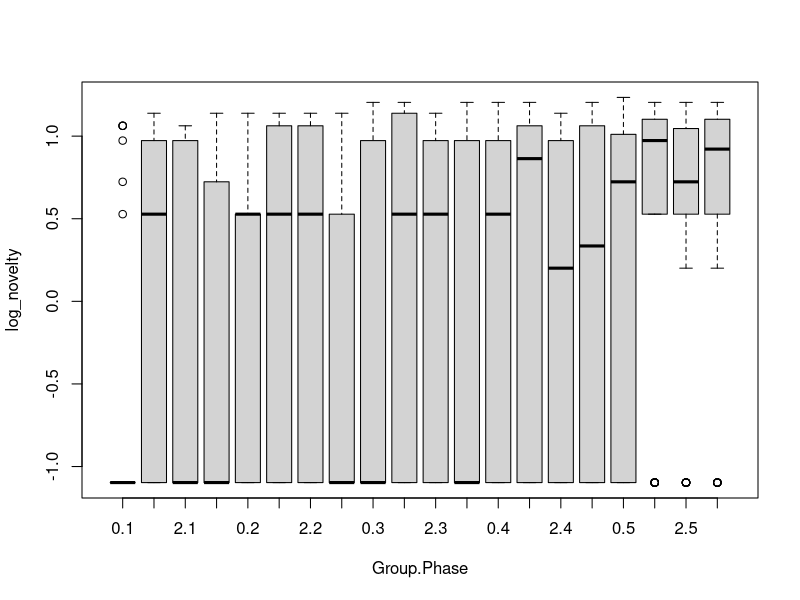
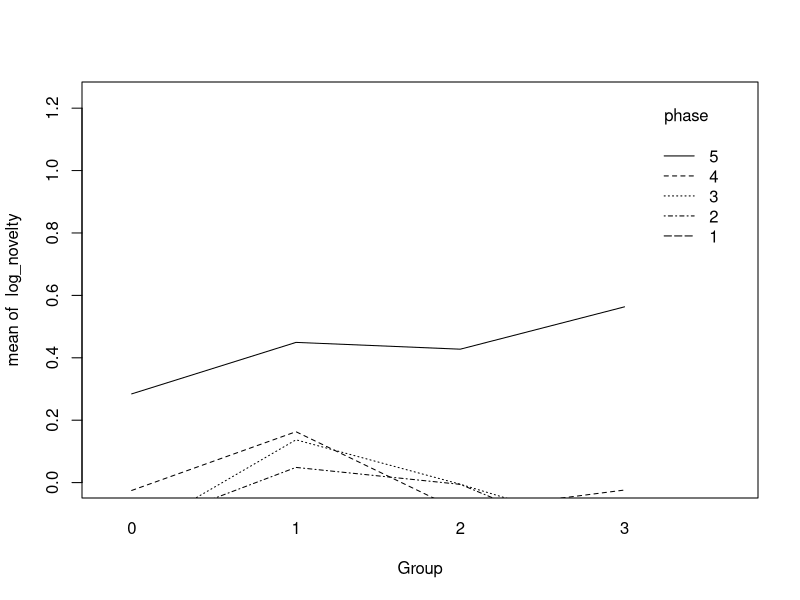
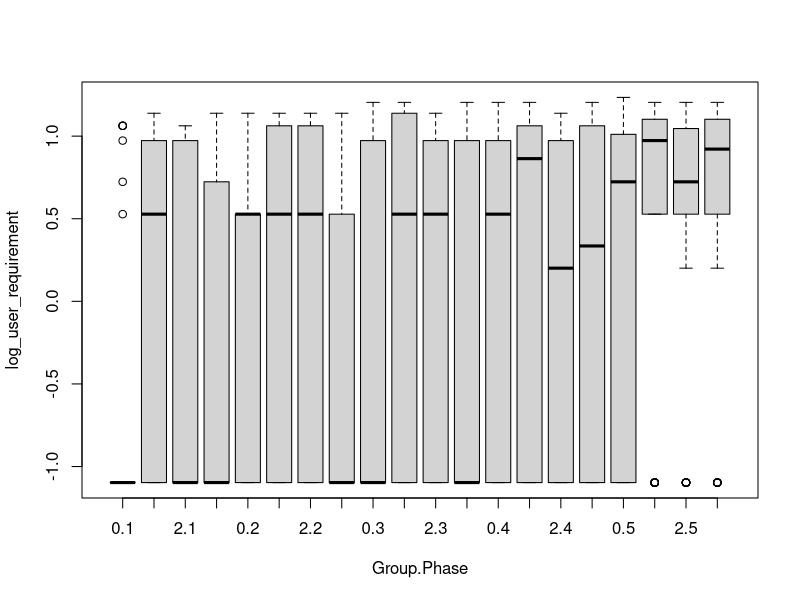
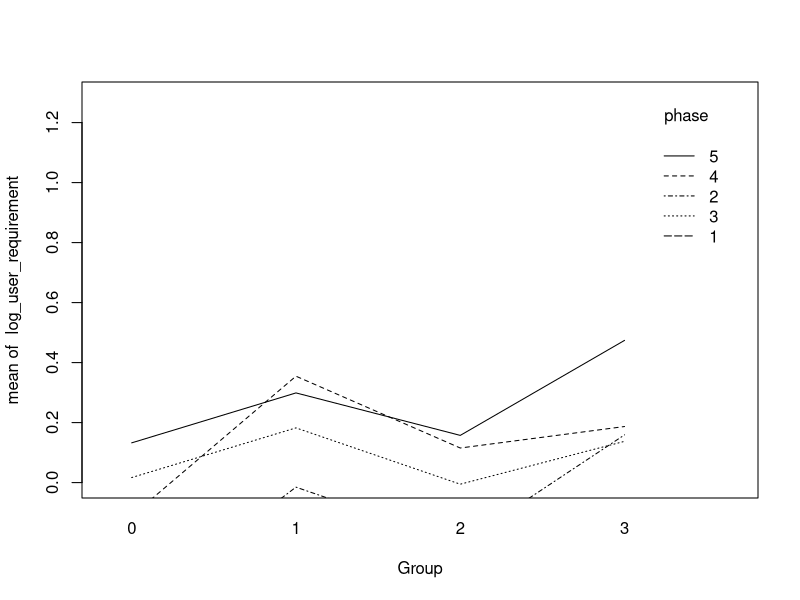
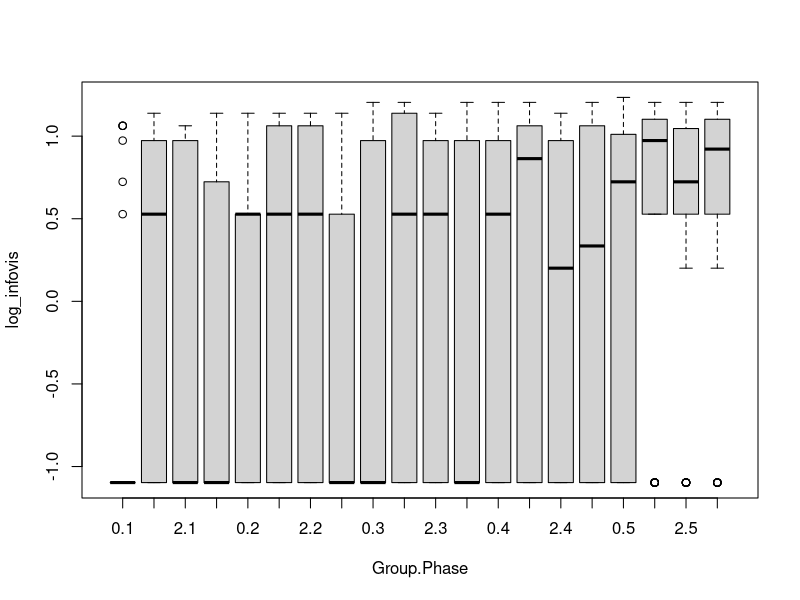
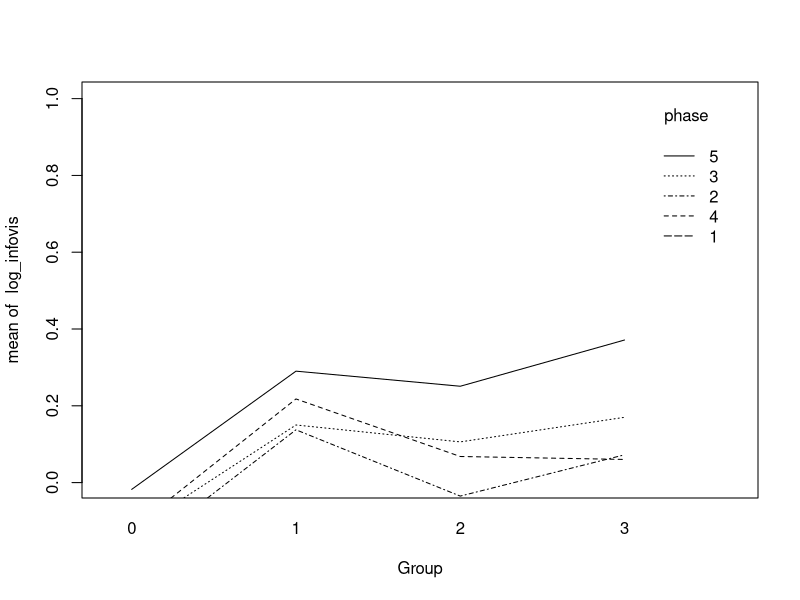
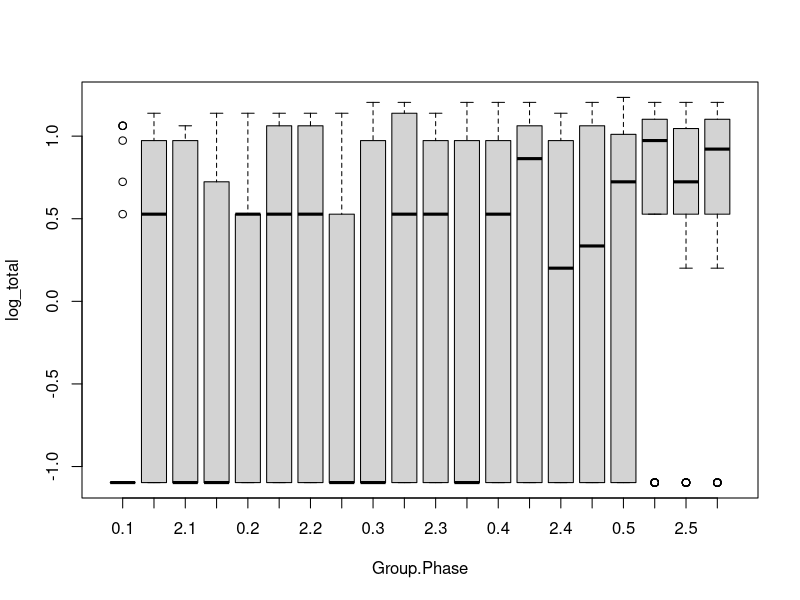
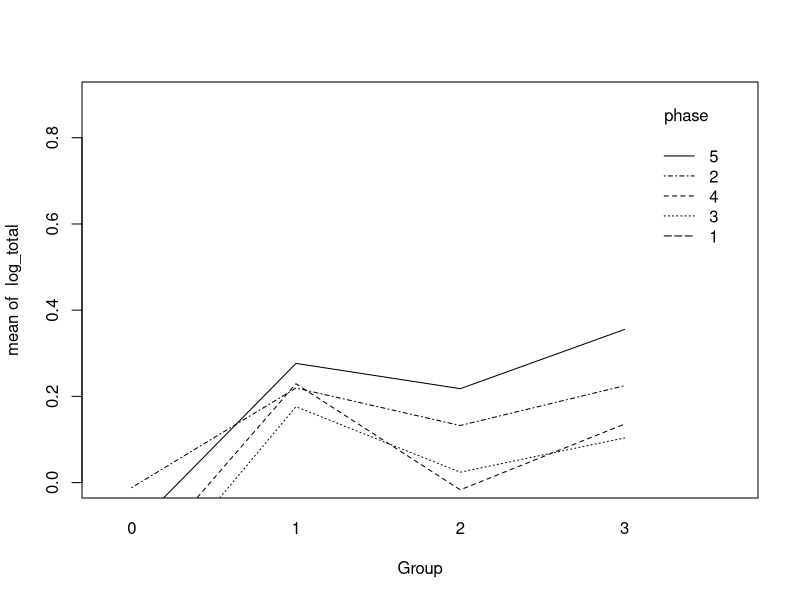

Write R code to recreate these figures, in order.
## ---- chunk 1
# library for LMM 

library(lme4)
library(lmerTest)
library(car)
## ---- chunk 2
df<-read.csv("input/overall_scores.csv", header =TRUE, sep=",")
df <- df[complete.cases(df), ]                  # Apply complete.cases function
df
## ---- chunk 3
df$log_novelty <- log(df$novelty+1) 
df$log_user_requirement <- log(df$user.requirement+1)
df$log_infovis <- log(df$infovis+1)
df$log_total <- log(df$total+1)
## ---- chunk 4
# standardizing variables for skills and aspirations. 
cols <- c("Q7_Q7_1", "Q7_Q7_2", "Q8_Q8_1", "Q10", "log_novelty", "log_user_requirement", "log_infovis", "log_total")
df[cols] <- scale(df[cols])
df
## ---- chunk 5
mod <- lm( log_novelty ~ factor(Group), data = df)
summary(mod)
## ---- chunk 6
mod <- lm(log_user_requirement ~ factor(Group) , data = df)
summary(mod)
## ---- chunk 7
mod <- lm( log_infovis ~ factor(Group) , data = df)
summary(mod)
## ---- chunk 8
mod <- lm( log_total ~ factor(Group) + Q7_Q7_1 + Q7_Q7_2 + Q8_Q8_1 + Q10 , data = df)
summary(mod)
## ---- chunk 9
# convert to nominal factor
df$Group = factor(df$Group)
df$phase = factor(df$phase)
## ---- chunk 10
library(plyr)
ddply(df, ~ Group * phase, function(data) summary(data$log_novelty) )
ddply(df, ~ Group * phase, summarise, log_novelty.mean=mean(log_novelty), log_novelty.sd = sd(log_novelty))
## ---- chunk 11
# histograms for two factors
boxplot(log_novelty ~ Group * phase, data = df, xlab="Group.Phase", ylab="log_novelty")
with(df, interaction.plot(Group, phase, log_novelty, ylim=c(0, max(log_novelty)))) # interaction plot
## ---- chunk 12
# histograms for two factors
boxplot(log_novelty ~ Group * phase, data = df, xlab="Group.Phase", ylab="log_user_requirement")
with(df, interaction.plot(Group, phase, log_user_requirement, ylim=c(0, max(log_user_requirement)))) # interaction plot
## ---- chunk 13
# histograms for two factors
boxplot(log_novelty ~ Group * phase, data = df, xlab="Group.Phase", ylab="log_infovis")
with(df, interaction.plot(Group, phase, log_infovis, ylim=c(0, max(log_infovis)))) # interaction plot
## ---- chunk 14
# histograms for two factors
boxplot(log_novelty ~ Group * phase, data = df, xlab="Group.Phase", ylab="log_total")
with(df, interaction.plot(Group, phase, log_total, ylim=c(0, max(log_total)))) # interaction plot
## ---- chunk 15
m = lmer(log_novelty ~ Group + (1|Student), data=df, REML=FALSE)
summary(m)
## ---- chunk 16
plot(resid(m, type = "pearson") ~ fitted(m))
qqnorm(resid(m, type = "pearson"))
qqline(resid(m, type = "pearson"))
## ---- chunk 17
# library for LMM we will use on relational log_novelty 

library(lme4)
library(lmerTest)
library(car)
## ---- chunk 18
contrasts(df$Group) <= "contr.sum"
contrasts(df$phase) <= "contr.sum"
## ---- chunk 19
# phase is nested within group 
fit <- lmer(log_novelty ~ ( Group / phase ) +  ( 1 | Student), data = df, REML = FALSE)
Anova(fit, type=3, test.statistics="F")
fit
## ---- chunk 20
library(multcomp)
library(lsmeans)
summary(glht(fit, lsm(pairwise ~ Group / phase)), test = adjusted(type='holm'))
## ---- chunk 21
fit.full <- lmer(log_novelty ~ ( Group / phase ) + Q7_Q7_1 + Q7_Q7_2 + Q8_Q8_1 + Q10 + ( 1 | Student), data = df, REML = FALSE)
Anova(fit.full, type=3, test.statistics="F")
fit.full
## ---- chunk 22
anova(fit, fit.full)
## ---- chunk 23
# phase is nested within group 
fit.requirement.full <- lmer(log_user_requirement ~ ( Group / phase ) + Q7_Q7_1 + Q7_Q7_2 + Q8_Q8_1 + Q10 + ( 1 | Student), data = df, REML = FALSE)
Anova(fit.requirement.full, type=3, test.statistics="F")
fit.requirement.full
## ---- chunk 24
# histograms for two factors
boxplot(log_user_requirement ~ Group * phase, data = df, xlab="Group.Phase", ylab="log_user_requirement")
with(df, interaction.plot(Group, phase, log_user_requirement, ylim=c(0, max(log_user_requirement)))) # interaction plot
## ---- chunk 25
# phase is nested within group 
fit.requirement <- lmer(log_user_requirement ~ ( Group / phase ) +  ( 1 | Student), data = df, REML = FALSE)
Anova(fit, type=3, test.statistics="F")
fit.requirement
## ---- chunk 26
plot(resid(m, type = "pearson") ~ fitted(m))
qqnorm(resid(m, type = "pearson"))
qqline(resid(m, type = "pearson"))
## ---- chunk 27
anova(fit.requirement, fit.requirement.full)
